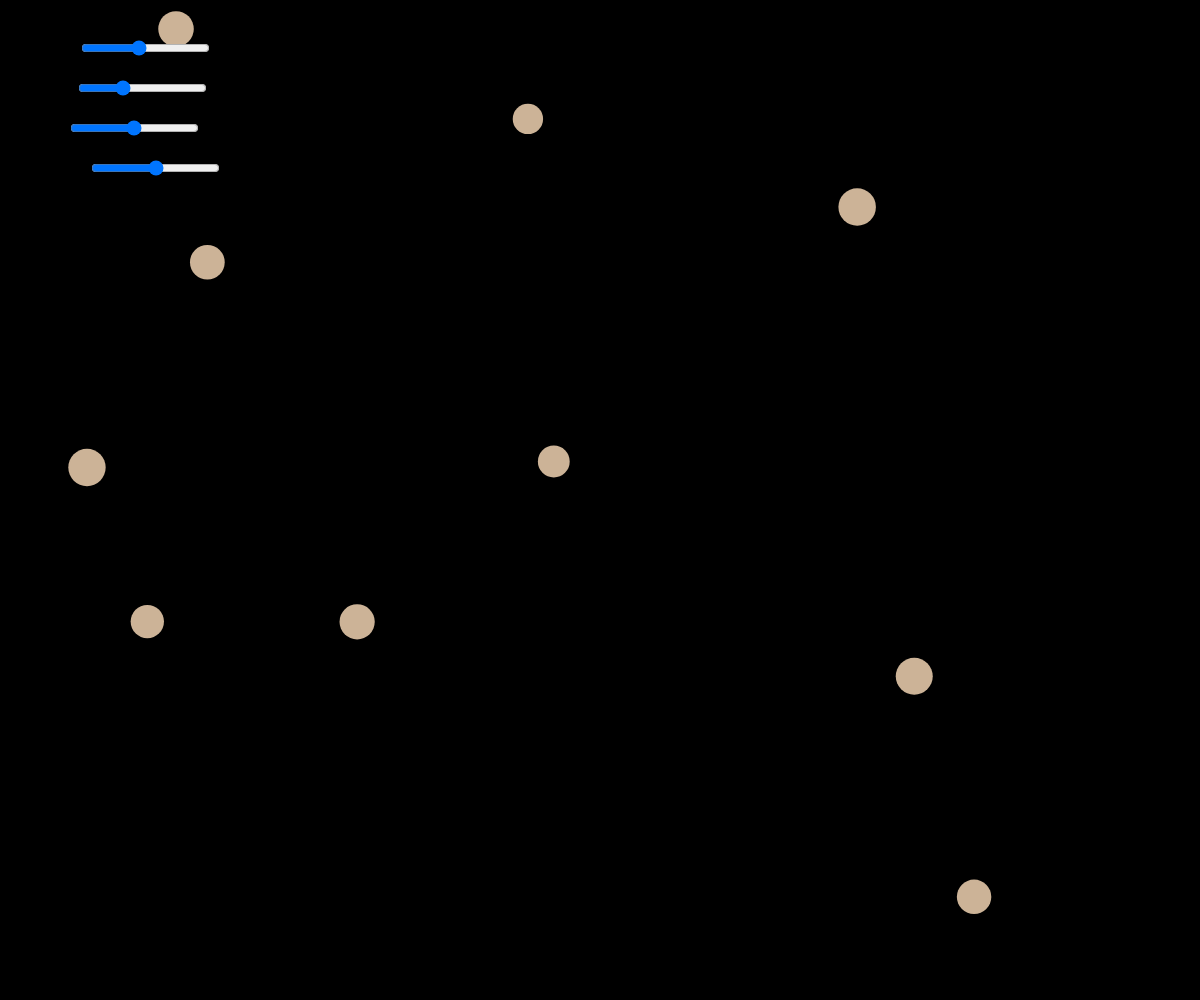
Frame 1 (no input)
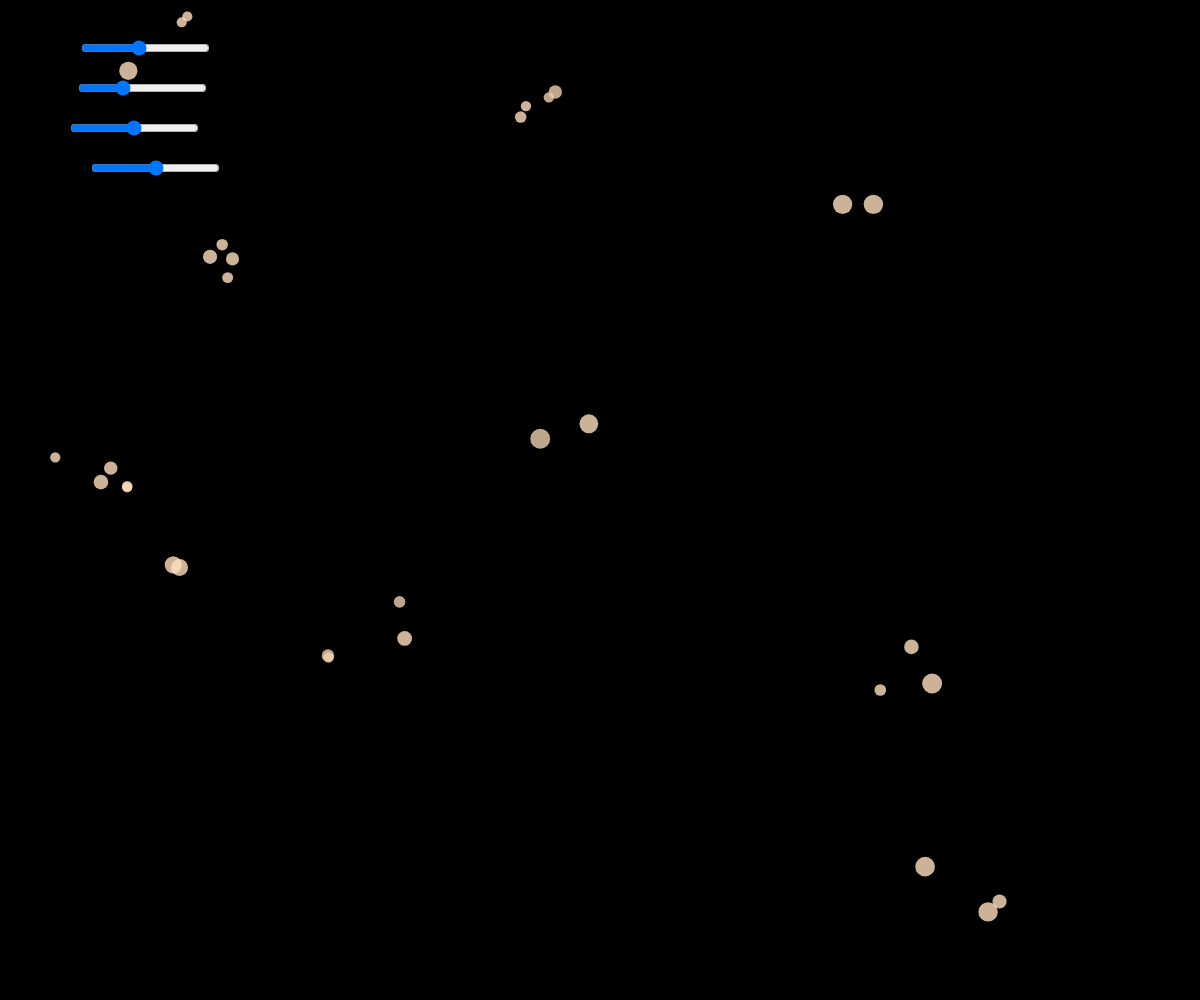
Frame 60 (no input)
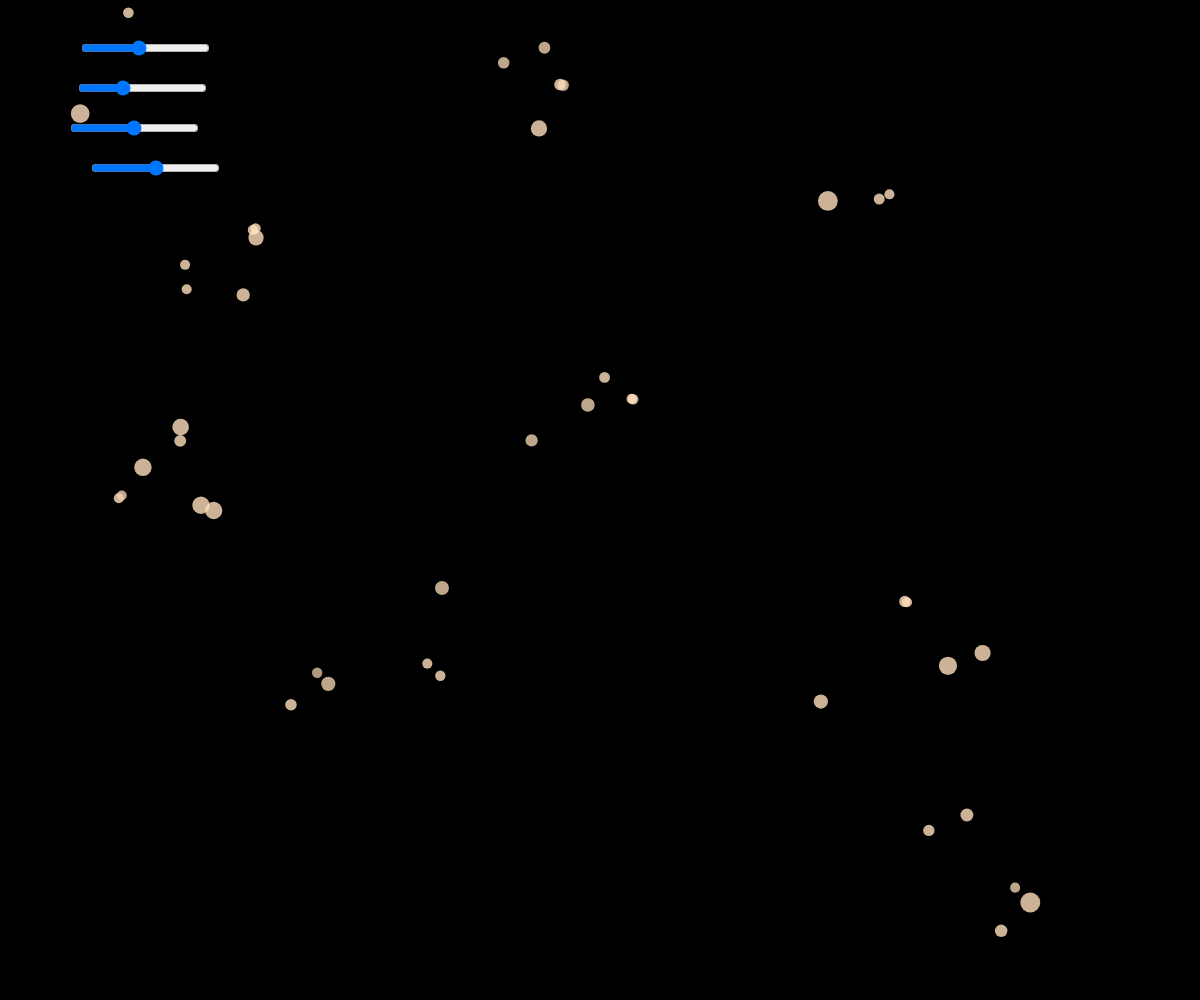
Frame 120 (the mouse pressed at the canvas centre since frame 60)

The p5.js sketch that drew these frames (run headless with seeded random() and noise() and a simulated clock; from frame 60 on, the mouse is pressed at the canvas centre):

// p5.js sketch
// ── sketch.js
let cells = [];
let counter = 0;
let w, 
		h, 
		inputDiv, 
		mutationDiv, rangeMutation, labelMutation, mutation,
		intensityDiv, rangeIntensity, labelIntensity, intensity,
		sicknessDiv, rangeSickness, labelSickness, sickness,
		populationDiv, rangePopulation, labelPopulation, population;

function setup() {
	w = windowWidth;
	h = windowHeight;
	createCanvas(w, h);
	frameRate(30);

	rangeMutation = createInput(5, "range");
	rangeMutation.attribute("min", 1);
	rangeMutation.attribute("max", 10);
	labelMutation = createDiv();
	
	mutationDiv = createDiv("Mutation");
	mutationDiv.addClass("slider-container");
	mutationDiv.child(rangeMutation);
	mutationDiv.child(labelMutation);

	rangeIntensity = createInput(17, "range");
	rangeIntensity.attribute("min", 1);
	rangeIntensity.attribute("max", 50);
	labelIntensity = createDiv();
	
	intensityDiv = createDiv("Intensity");
	intensityDiv.addClass("slider-container");
	intensityDiv.child(rangeIntensity);
	intensityDiv.child(labelIntensity);

	rangeSickness = createInput(0, "range");
	rangeSickness.attribute("min", -1);
	rangeSickness.attribute("max", 1);
	rangeSickness.value(0);
	rangeSickness.attribute("step", 0.1);
	labelSickness = createDiv();
	
	sicknessDiv = createDiv("Vitality");
	sicknessDiv.addClass("slider-container");
	sicknessDiv.child(rangeSickness);
	sicknessDiv.child(labelSickness);

	rangePopulation = createInput(null, "range");
	rangePopulation.attribute("min", 100);
	rangePopulation.attribute("max", 500);
	rangePopulation.value(300);
	rangePopulation.attribute("step", 10);
	labelPopulation = createDiv();
	
	populationDiv = createDiv("Population");
	populationDiv.addClass("slider-container");
	populationDiv.child(rangePopulation);
	populationDiv.child(labelPopulation);

	inputDiv = createDiv("Controls");
	inputDiv.position(20, 20);
	inputDiv.addClass("input-container");
	inputDiv.child(mutationDiv);
	inputDiv.child(intensityDiv);
	inputDiv.child(sicknessDiv);
	inputDiv.child(populationDiv);

	for (let i = 0; i < 10; i++) {
		cells.push(new Cell());
	}
}

function draw() {
	background(0);

	mutation = rangeMutation.value();
	labelMutation.html(`1/${mutation}`);

	intensity = rangeIntensity.value();
	labelIntensity.html(intensity);

	sickness = rangeSickness.value();
	labelSickness.html(sickness);

	population = rangePopulation.value();
	labelPopulation.html(population);

	cells.reverse().forEach(cell => {
		cell.show();
		cell.update();
	});

	cells.reverse().forEach((cell, i) => {
		if (cell.is_outside_canvas) {
			cells.splice(i, 1);
		}
		if (cell.should_split) {
			counter++;
			let cellA, cellB;
			if (counter % mutation === 0) {
				let randColor = intensity;
				let randSickness = random(sickness, 1);
				cellA = cell.split(randColor, randSickness);
			} else {
				cellA = cell.split();
			}
			cellB = cell.split();
			if (cells.length < population) {
				cells.push(cellA, cellB);
			}
			cells.splice(i, 1);
		}
	});
}

function windowResized() {
	w = windowWidth;
	h = windowHeight;
  resizeCanvas(w, h);
}
// ── cell.js
class Cell {
	constructor(x, y, w, r, g, b, a, s) {
		this.x = x || random(width);
		this.y = y || random(height);
		this.w = w || random(30, 40);
		this.r = r || 255;
		this.g = g || 224;
		this.b = b || 189;
		this.a = a || floor(255 * 0.8);

		this.is_outside_canvas = false;
		this.should_split = false;
		this.vx = random(-1, 1);
		this.vy = random(-1, 1);
		this.vw = random(0.3);

		this.d = s || random(1);
	}

	show() {
		noStroke();
		fill(this.r, this.g, this.b, this.a);
		ellipse(this.x, this.y, this.w);
	}

	update() {
		this.x += this.vx;
		this.y += this.vy;
		this.w += this.vw * this.d;

		if (this.x < 0 || this.x > width || this.y < 0 || this.y > height || this.w < 1) {
			this.is_outside_canvas = true;
		}

		if (this.w > 20) {
			this.should_split = true;
		}
	}

	split(c, s) {
		let col = c || 0;
		this.d = s;
		let r, g, b;
		this.r > col ? r = (this.r - col) : r = 255;
		this.g > col ? g = (this.g - col) : g = 224;
		this.b > col ? b = (this.b - col) : b = 189;
		let a = this.a;
		let cell = new Cell(this.x, this.y, this.w/2, r, g, b, a, this.d);
		return cell;
	}
}
// ── style.css
.input-container {
	padding: 10px;
	background-color: #a1a1a1;
	opacity: 0.8;	
	text-align: center;
	font-size: 26px;
	font-family: sans-serif;
}

.slider-container {
	width: 100%;
	display: flex;
	flex-direction: row;
	justify-content: space-between;
	margin-top: 10px;
	font-size: 16px;
	text-align: left;
}

.slider-container input {
	margin-left: 20px;
}

.slider-container div {
	margin-left: 20px;
}
